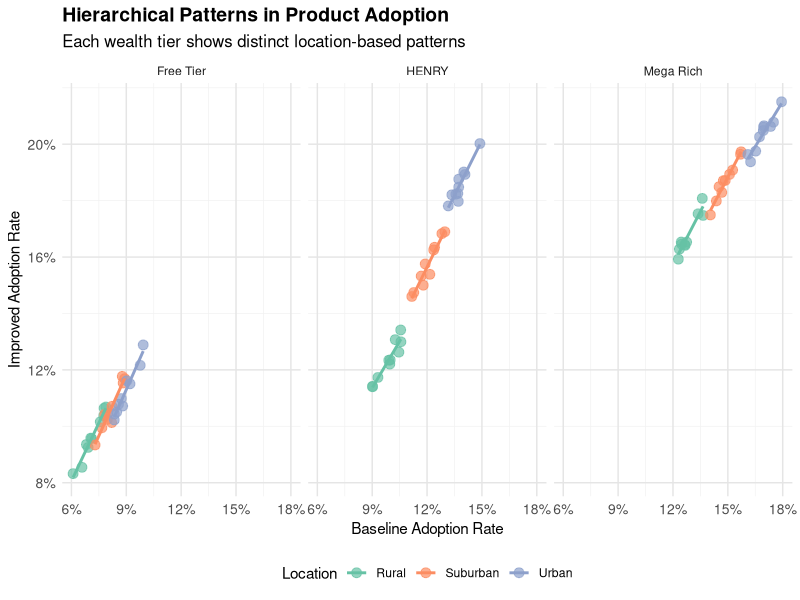

The R source for this figure:
## ---- chunk 1
# Load required libraries
library(tidyverse)
library(ggplot2)
library(scales)

# Create enhanced synthetic data with more points and clearer patterns
create_adoption_data <- function() {
  # Define our segments
  wealth_tiers <- c("Free Tier", "HENRY", "Mega Rich")
  locations <- c("Rural", "Suburban", "Urban")
  
  # Create data frame with multiple points per segment
  data <- expand_grid(
    wealth_tier = wealth_tiers,
    location = locations,
    sample_point = 1:10  # Create 10 points per segment
  ) %>%
    mutate(
      location = factor(location, levels = c("Rural", "Suburban", "Urban")),
      # Create baseline rates that vary by wealth tier
      baseline_rate = case_when(
        wealth_tier == "Free Tier" ~ 
          case_when(
            location == "Rural" ~ runif(n(), 0.06, 0.08),
            location == "Suburban" ~ runif(n(), 0.07, 0.09),
            location == "Urban" ~ runif(n(), 0.08, 0.10)
          ),
        wealth_tier == "HENRY" ~ 
          case_when(
            location == "Rural" ~ runif(n(), 0.09, 0.11),
            location == "Suburban" ~ runif(n(), 0.11, 0.13),
            location == "Urban" ~ runif(n(), 0.13, 0.15)
          ),
        wealth_tier == "Mega Rich" ~ 
          case_when(
            location == "Rural" ~ runif(n(), 0.12, 0.14),
            location == "Suburban" ~ runif(n(), 0.14, 0.16),
            location == "Urban" ~ runif(n(), 0.16, 0.18)
          )
      )
    ) %>%
    # Add improvement rates that vary by segment
    mutate(
      improvement_factor = case_when(
        wealth_tier == "Free Tier" ~ 
          case_when(
            location == "Rural" ~ 1.35,
            location == "Suburban" ~ 1.30,
            location == "Urban" ~ 1.25
          ),
        wealth_tier == "HENRY" ~ 
          case_when(
            location == "Rural" ~ 1.25,
            location == "Suburban" ~ 1.30,
            location == "Urban" ~ 1.35
          ),
        wealth_tier == "Mega Rich" ~ 
          case_when(
            location == "Rural" ~ 1.30,
            location == "Suburban" ~ 1.25,
            location == "Urban" ~ 1.20
          )
      ),
      # Calculate improved rate with some random noise
      improved_rate = baseline_rate * improvement_factor + rnorm(n(), 0, 0.002)
    )
  
  return(data)
}

# Generate the data
set.seed(123)
data <- create_adoption_data()

# Create the visualization
ggplot(data, aes(x = baseline_rate, y = improved_rate, color = location)) +
  geom_point(size = 3, alpha = 0.7) +
  geom_smooth(method = "lm", se = FALSE, linewidth = 1) +
  facet_wrap(~wealth_tier) +
  scale_color_manual(values = c("#66C2A5", "#FC8D62", "#8DA0CB")) +
  scale_x_continuous(labels = scales::percent_format(accuracy = 1)) +
  scale_y_continuous(labels = scales::percent_format(accuracy = 1)) +
  labs(
    title = "Hierarchical Patterns in Product Adoption",
    subtitle = "Each wealth tier shows distinct location-based patterns",
    x = "Baseline Adoption Rate",
    y = "Improved Adoption Rate",
    color = "Location"
  ) +
  theme_minimal() +
  theme(
    plot.title = element_text(size = 14, face = "bold"),
    plot.subtitle = element_text(size = 12),
    axis.text = element_text(size = 10),
    legend.position = "bottom",
    panel.grid.major = element_line(color = "gray90"),
    panel.grid.minor = element_line(color = "gray95")
  )
